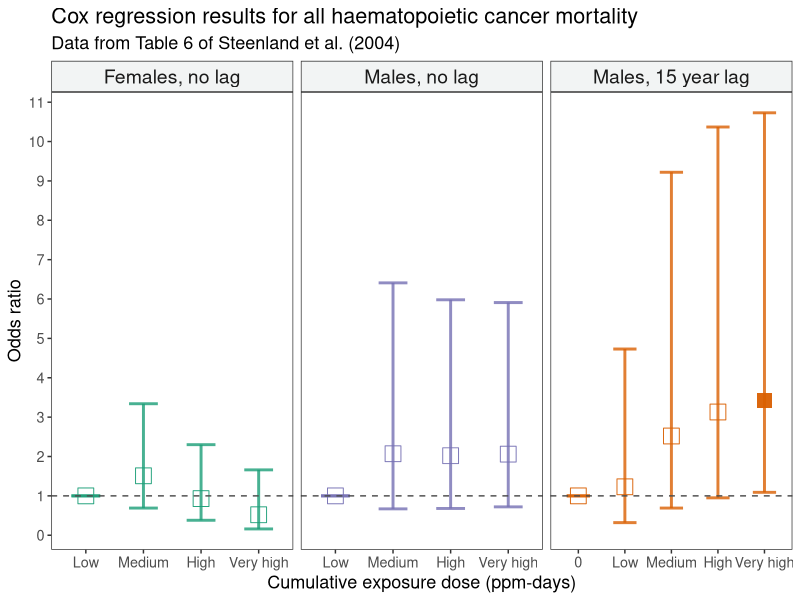
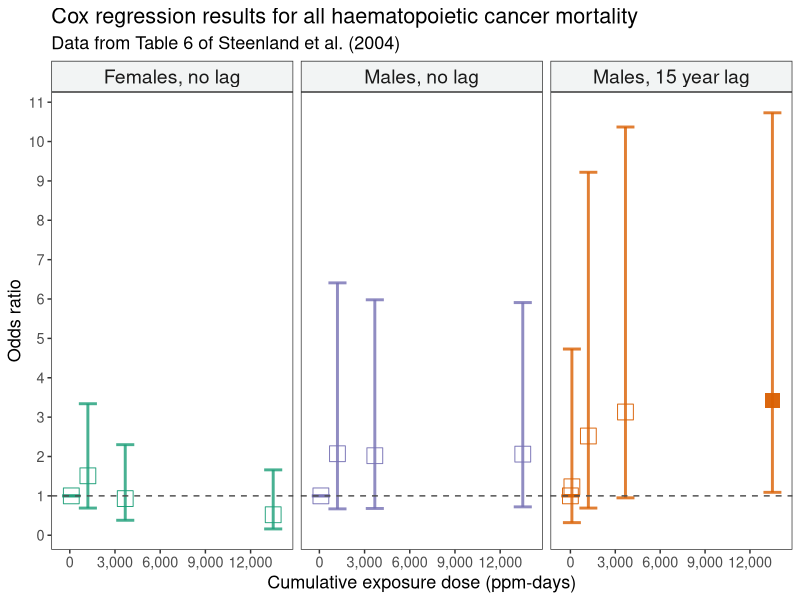
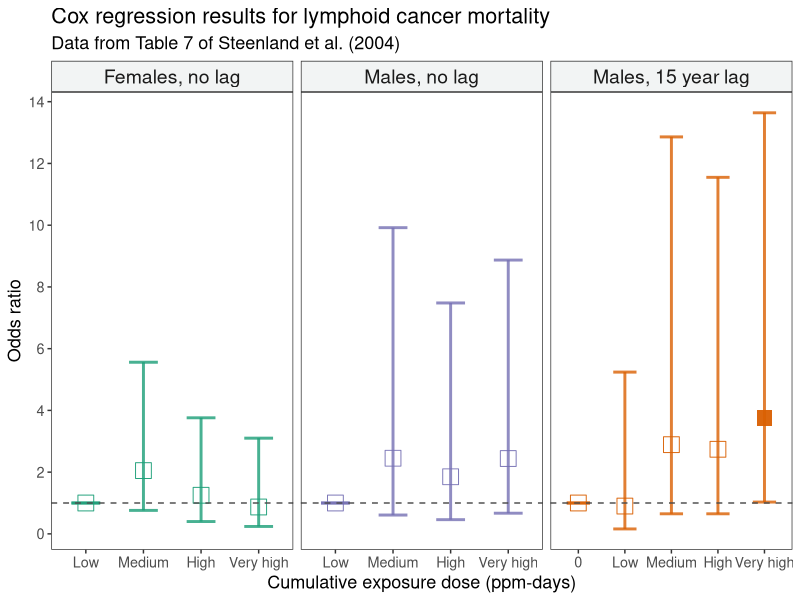
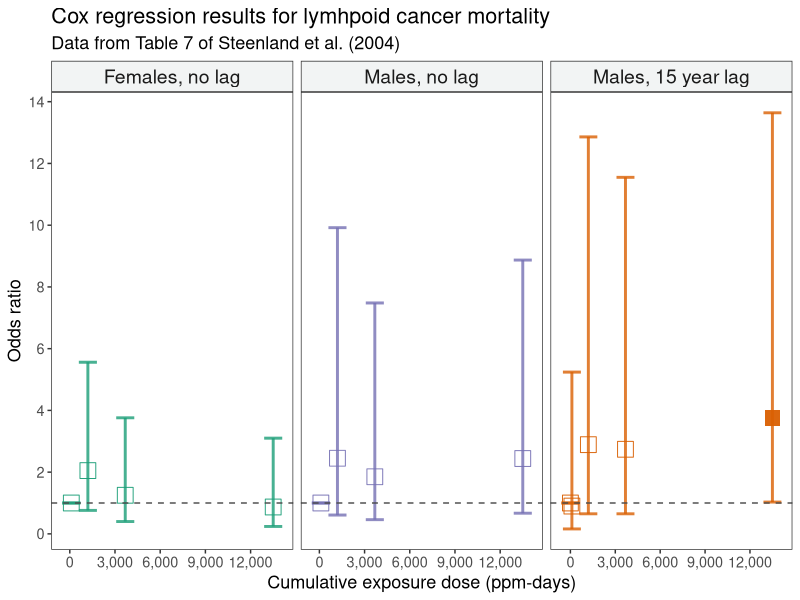
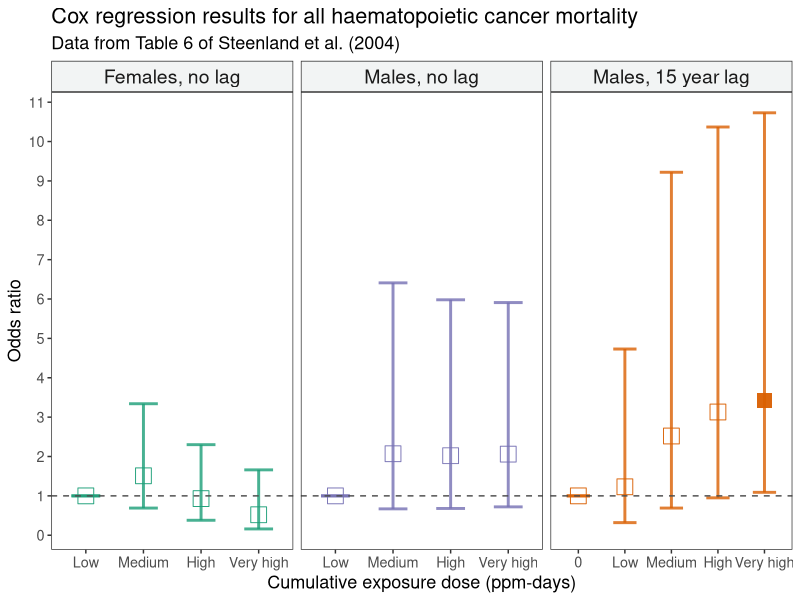
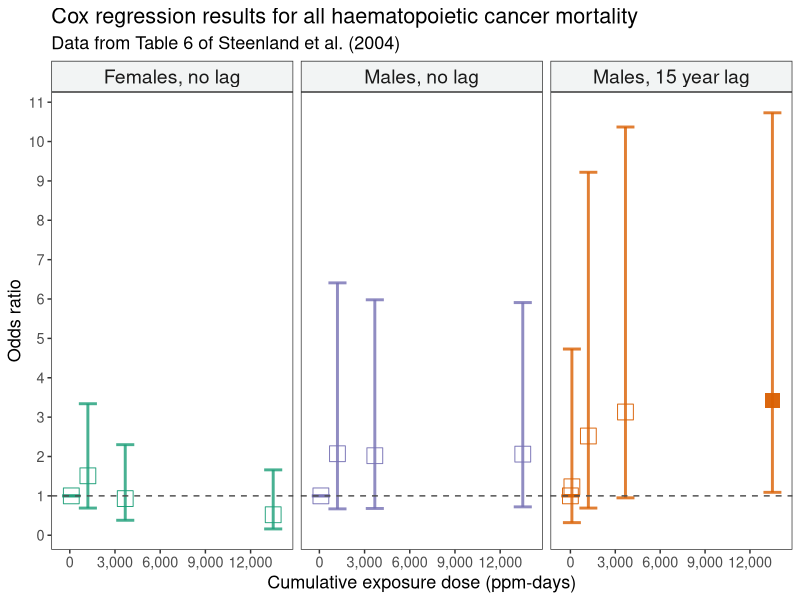
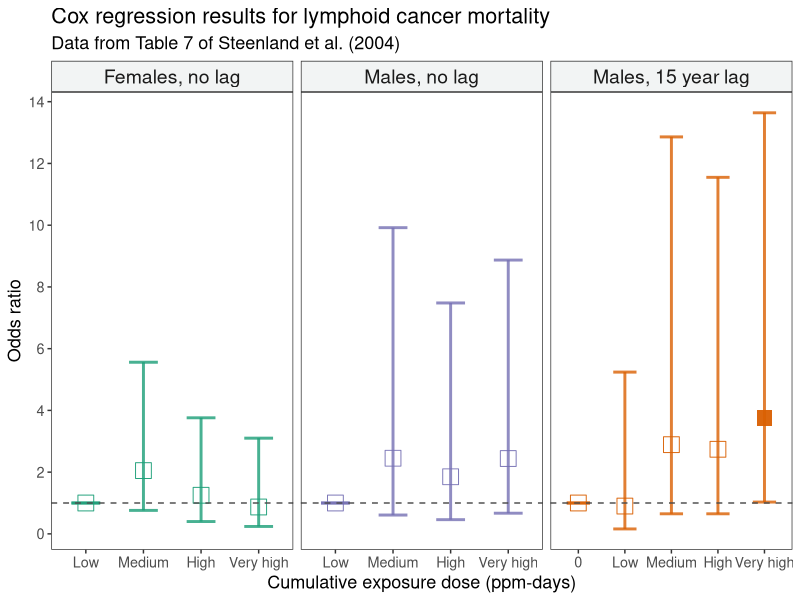
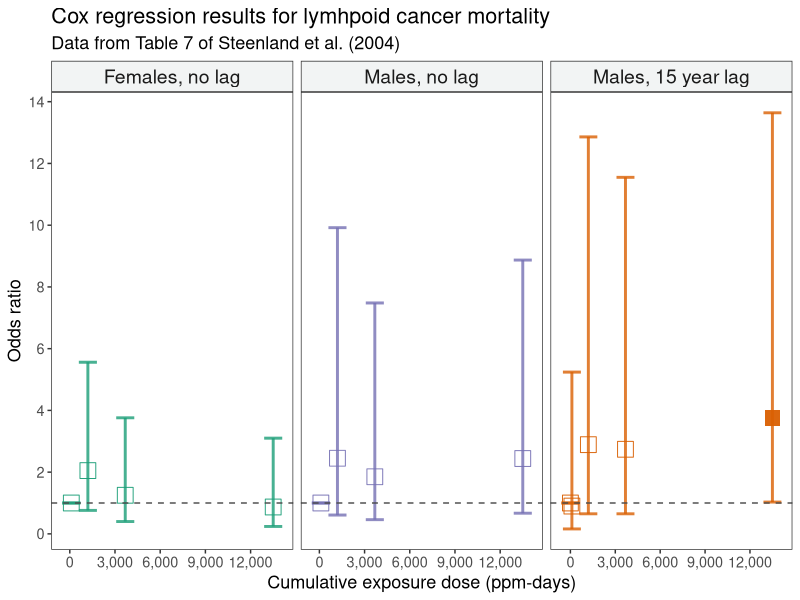

Here is the R script that generated these plots, in order:
# ---
# title: "Steenland 2004 - Mortality analyses in a cohort of 18,235 ethylene oxide ..."
# author: "FK + AS"
# date: "2022-10-19"
# ---

  
library(tidyverse)
library(here)
library(RColorBrewer)

plot_steenland <- function(dat, expo_cat = T) { 
  
  ggtheme <- theme_bw() +
    theme(text = element_text(size = 13), 
          panel.grid = element_blank(),
          strip.background = element_rect(fill = '#f2f4f4'), 
          strip.text = element_text(size = 14))
  
  plot.col <- c(brewer.pal(n = 3, "Dark2")[1:3])
  
  ggplot(data = dat, aes(x = if (expo_cat) labs else xaxis, y = OR, color = model)) + 
    geom_point(aes(shape = sig), size = 5, show.legend = F, alpha = 0.95) +
    geom_errorbar(aes(ymin = OR.L, ymax = OR.U), width = if (expo_cat) 0.5 else 1200, cex = 1, show.legend = F, alpha = 0.8) +
    facet_wrap(~ fct_relevel(model, 'Females, no lag', 'Males, no lag', 'Males, 15 year lag'), scales = 'free_x') + 
    geom_hline(yintercept = 1, linetype = 2, color = "gray30") +
    scale_shape_identity() + 
    scale_color_manual(values = plot.col) +
    labs(x = "Cumulative exposure dose (ppm-days)",
         y = "Odds ratio")+
    ggtheme
}

labels <- data.frame(category = c('0 (lagged out)', '0-1199', '1200-3679', '3680-13499', '13500+'), 
                     labs = c('0', 'Low', 'Medium', 'High', 'Very high'),
                     xaxis = c(0, 100, 1200, 3680, 13500))

# Table 6. ------------------------------------------------------------------

table6 <- tribble(~model, ~category, ~OR, ~OR.L, ~OR.U,
                  "Males, no lag", "0-1199", 1, 1, 1,
                  "Males, no lag", "1200-3679", 2.07, 0.67, 6.41,
                  "Males, no lag", "3680-13499", 2.02, 0.68, 5.98,
                  "Males, no lag", "13500+", 2.06, 0.72, 5.91,
                  "Females, no lag", "0-1199", 1, 1, 1,
                  "Females, no lag", "1200-3679", 1.51, 0.69, 3.34,
                  "Females, no lag", "3680-13499", 0.93, 0.38, 2.30,
                  "Females, no lag", "13500+", 0.52, 0.16, 1.66,
                  "Males, 15 year lag", "0 (lagged out)", 1, 1, 1,
                  "Males, 15 year lag", "0-1199", 1.23, 0.32, 4.73,
                  "Males, 15 year lag", "1200-3679", 2.52, 0.69, 9.22,
                  "Males, 15 year lag", "3680-13499", 3.13, 0.95, 10.37,
                  "Males, 15 year lag", "13500+", 3.42, 1.09, 10.73) %>% 
  left_join(labels, by = 'category')

table6 <- table6 %>% 
  mutate(sig = ifelse(OR.U < 1 , 15, #15-prtc
                      ifelse((OR.L<=1 & OR.U>=1), 0, 15)), #0-null #15-sigpos
         sig = as.integer(sig),
         labs = factor(labs, levels = c('0', 'Low', 'Medium', 'High', 'Very high')))

plot_steenland(table6, expo_cat = T) +
  scale_y_continuous(n.breaks = 10) +
  labs(
    title = "Cox regression results for all haematopoietic cancer mortality", 
    subtitle = 'Data from Table 6 of Steenland et al. (2004)'    
  ) 

ggsave(here('output','plot','steenland2004-table6-cat.jpeg'), 
       width = 12, height = 8, dpi = 600)


plot_steenland(table6, expo_cat = F) +
  scale_y_continuous(n.breaks = 10) +
  labs(
    title = "Cox regression results for all haematopoietic cancer mortality", 
    subtitle = 'Data from Table 6 of Steenland et al. (2004)'    
  ) +
  scale_x_continuous(breaks = seq(0, 14000, 3000), labels = scales::comma)

ggsave(here('output','plot','steenland2004-table6-cum.jpeg'), 
       width = 12, height = 8, dpi = 600)


# Table 7. ----------------------------------------------------------------
table7 <- tribble(~model, ~category, ~OR, ~OR.L, ~OR.U,
                  "Males, no lag", "0-1199", 1, 1, 1,
                  "Males, no lag", "1200-3679", 2.45, 0.61, 9.92,
                  "Males, no lag", "3680-13499", 1.85, 0.46, 7.48,
                  "Males, no lag", "13500+", 2.44, 0.67, 8.87,
                  "Females, no lag", "0-1199", 1, 1, 1,
                  "Females, no lag", "1200-3679", 2.05, 0.76, 5.56,
                  "Females, no lag", "3680-13499", 1.25, 0.4, 3.76,
                  "Females, no lag", "13500+", 0.87, 0.24, 3.10,
                  "Males, 15 year lag", "0 (lagged out)", 1, 1, 1,
                  "Males, 15 year lag", "0-1199", 0.90, 0.16, 5.24,
                  "Males, 15 year lag", "1200-3679", 2.89, 0.65, 12.86,
                  "Males, 15 year lag", "3680-13499", 2.74, 0.65, 11.55,
                  "Males, 15 year lag", "13500+", 3.76, 1.03, 13.64) %>% 
  left_join(labels, by = 'category') 

table7 <- table7 %>%
  mutate(sig = ifelse(OR.U < 1 , 15, #15-prtc
                      ifelse((OR.L<=1 & OR.U>=1), 0, 15)), #0-null #15-sigpos
         sig = as.integer(sig),
         labs = factor(labs, levels = c('0', 'Low', 'Medium', 'High', 'Very high')))

plot_steenland(table7, expo_cat = T) +
  scale_y_continuous(n.breaks = 10) +
  labs(
    title = "Cox regression results for lymphoid cancer mortality", 
    subtitle = 'Data from Table 7 of Steenland et al. (2004)'    
  ) 

ggsave(here('output','plot','steenland2004-table7-cat.jpeg'), 
       width = 12, height = 8, dpi = 600)


plot_steenland(table7, expo_cat = F) +
  scale_y_continuous(n.breaks = 10) +
  labs(
    title = "Cox regression results for lymhpoid cancer mortality", 
    subtitle = 'Data from Table 7 of Steenland et al. (2004)'    
  ) +
  scale_x_continuous(breaks = seq(0, 14000, 3000), labels = scales::comma)

ggsave(here('output','plot','steenland2004-table7-cum.jpeg'), 
       width = 12, height = 8, dpi = 600)
